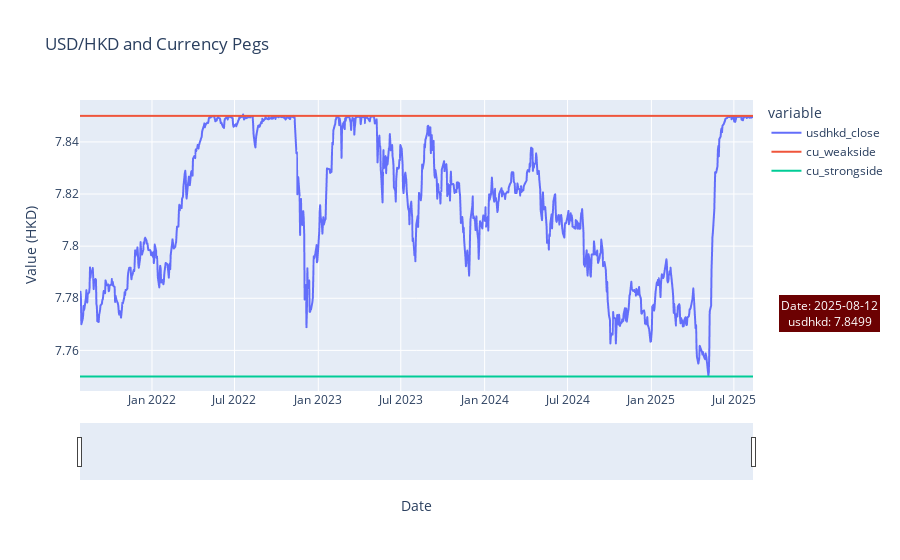

The cell this chart's notebook holds for it:
### Code cell
cu_fig = px.line(cu_df,
             x='end_of_date', y=['usdhkd_close', 'cu_weakside', 'cu_strongside'],
             title='USD/HKD and Currency Pegs',
             labels={'end_of_date': 'Date', 'value': 'Value (HKD)'},
             )


last_date = cu_df['end_of_date'].iloc[0]
last_usdhkd_close = round(cu_df['usdhkd_close'].iloc[0],4)

cu_fig.add_annotation(
    text=f"Date: {last_date.strftime('%Y-%m-%d')}<br>usdhkd: {last_usdhkd_close}",
    xref="paper", yref="paper",
    x=1.19, y=0.2,  
    showarrow=False,
    bgcolor="rgba(108, 1, 2, 1)",
    borderwidth=2,
    font=dict(size=12, color="white")
)

cu_fig.update_layout(
    xaxis_rangeslider_visible=True,
)

cu_fig.show()

### Figure 1 — Plotly figure (JSON) as saved in the notebook; plotly's stock layout.template omitted (floating-point values rounded to 4 significant figures; data arrays with more than 128 entries replaced by an {"elided": "..."} marker saying what was removed)
{"data": [{"hovertemplate": "variable=usdhkd_close<br>Date=%{x}<br>Value (HKD)=%{y}<extra></extra>", "legendgroup": "usdhkd_close", "line": {"color": "#636efa", "dash": "solid"}, "marker": {"symbol": "circle"}, "mode": "lines", "name": "usdhkd_close", "showlegend": true, "type": "scattergl", "x": {"elided": "999 str values"}, "xaxis": "x", "y": {"elided": "999 float values"}, "yaxis": "y"}, {"hovertemplate": "variable=cu_weakside<br>Date=%{x}<br>Value (HKD)=%{y}<extra></extra>", "legendgroup": "cu_weakside", "line": {"color": "#EF553B", "dash": "solid"}, "marker": {"symbol": "circle"}, "mode": "lines", "name": "cu_weakside", "showlegend": true, "type": "scattergl", "x": {"elided": "999 str values"}, "xaxis": "x", "y": {"elided": "999 float values"}, "yaxis": "y"}, {"hovertemplate": "variable=cu_strongside<br>Date=%{x}<br>Value (HKD)=%{y}<extra></extra>", "legendgroup": "cu_strongside", "line": {"color": "#00cc96", "dash": "solid"}, "marker": {"symbol": "circle"}, "mode": "lines", "name": "cu_strongside", "showlegend": true, "type": "scattergl", "x": {"elided": "999 str values"}, "xaxis": "x", "y": {"elided": "999 float values"}, "yaxis": "y"}], "layout": {"annotations": [{"bgcolor": "rgba(108, 1, 2, 1)", "borderwidth": 2, "font": {"color": "white", "size": 12}, "showarrow": false, "text": "Date: 2025-08-12<br>usdhkd: 7.8499", "x": 1.19, "xref": "paper", "y": 0.2, "yref": "paper"}], "legend": {"title": {"text": "variable"}, "tracegroupgap": 0}, "title": {"text": "USD/HKD and Currency Pegs"}, "xaxis": {"anchor": "y", "domain": [0, 1], "rangeslider": {"visible": true}, "title": {"text": "Date"}}, "yaxis": {"anchor": "x", "domain": [0, 1], "title": {"text": "Value (HKD)"}}}}
